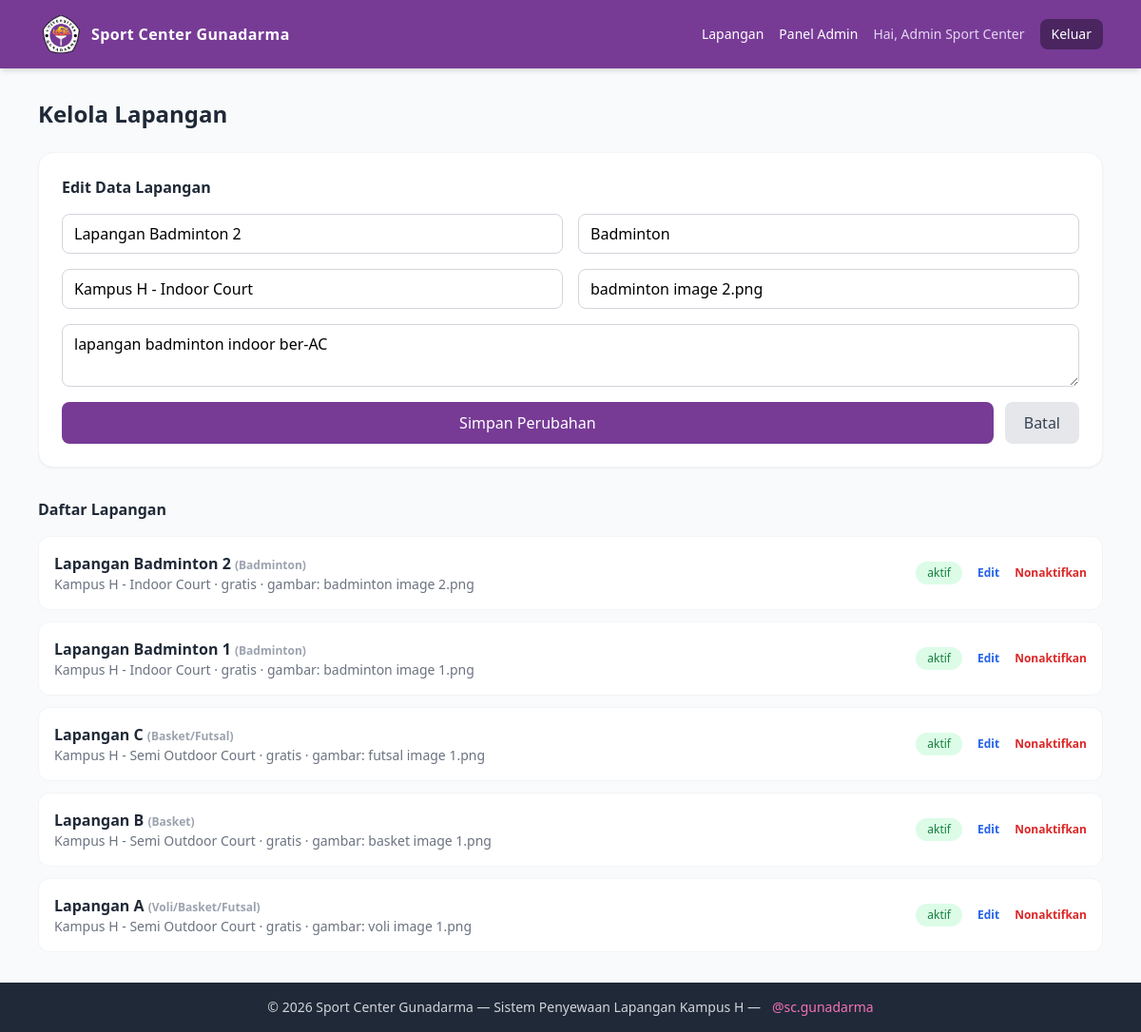
/admin/kelola_lapangan.php?edit=5 (signed in), run on the app's committed database.
### tables this page shows
CREATE TABLE IF NOT EXISTS lapangan (
  id INT AUTO_INCREMENT PRIMARY KEY,
  nama VARCHAR(100) NOT NULL,
  jenis VARCHAR(50) NOT NULL,
  lokasi VARCHAR(100) NOT NULL,
  deskripsi TEXT,
  gambar VARCHAR(255) DEFAULT NULL,
  status ENUM('aktif','nonaktif') DEFAULT 'aktif',
  created_at TIMESTAMP DEFAULT CURRENT_TIMESTAMP
);

### admin/kelola_lapangan.php (the view, shortened to what this page needs)
<?php
$db = (new Database())->getConnection();
$editData = null;
if (isset($_GET['edit'])) {
    $stmt = $db->prepare("SELECT * FROM lapangan WHERE id = ?");
    $stmt->execute([(int) $_GET['edit']]);
    $editData = $stmt->fetch(PDO::FETCH_ASSOC);
}
$lapangan = $db->query("SELECT * FROM lapangan ORDER BY id DESC")->fetchAll(PDO::FETCH_ASSOC);
require_once '../includes/header.php';
?>
<div class="max-w-6xl mx-auto px-4 py-8">
  <h1 class="text-2xl font-bold text-gray-800 mb-6">Kelola Lapangan</h1>
  <div class="bg-white rounded-2xl shadow-sm border border-gray-100 p-6 mb-8">
    <h2 class="font-bold text-gray-800 mb-4"><?= $editData ? 'Edit Data Lapangan' : 'Tambah Lapangan Baru' ?></h2>
    <form method="POST" action="kelola_lapangan.php" class="grid grid-cols-1 md:grid-cols-2 gap-4">
      <input type="text" name="nama" placeholder="Nama lapangan" required class="border border-gray-300 rounded-lg px-3 py-2" value="<?= $editData ? htmlspecialchars($editData['nama']) : '' ?>">
      <input type="text" name="jenis" placeholder="Jenis (Futsal/Basket/dll)" required class="border border-gray-300 rounded-lg px-3 py-2" value="<?= $editData ? htmlspecialchars($editData['jenis']) : '' ?>">
      <input type="text" name="lokasi" placeholder="Lokasi" required class="border border-gray-300 rounded-lg px-3 py-2" value="<?= $editData ? htmlspecialchars($editData['lokasi']) : '' ?>">
      <input type="text" name="gambar" placeholder="Nama file gambar (contoh: futsal-a.png), boleh kosong" class="border border-gray-300 rounded-lg px-3 py-2" value="<?= $editData ? htmlspecialchars($editData['gambar'] ?? '') : '' ?>">
      <textarea name="deskripsi" placeholder="Deskripsi singkat" class="border border-gray-300 rounded-lg px-3 py-2 md:col-span-2"><?= $editData ? htmlspecialchars($editData['deskripsi']) : '' ?></textarea>
      <div class="md:col-span-2 flex gap-3">
          <button type="submit" name="<?= $editData ? 'update' : 'tambah' ?>" class="bg-primary-700 text-white px-5 py-2.5 rounded-lg font-medium hover:bg-primary-800 flex-1">
              <?= $editData ? 'Simpan Perubahan' : 'Tambah Lapangan' ?>
          </button>
          <?php if ($editData): ?>
              <a href="kelola_lapangan.php" class="bg-gray-200 text-gray-700 px-5 py-2.5 rounded-lg font-medium hover:bg-gray-300 flex items-center justify-center">Batal</a>
          <?php endif; ?>
      </div>
    </form>
  </div>
  <h2 class="font-bold text-gray-800 mb-4">Daftar Lapangan</h2>
  <div class="space-y-3">
    <?php foreach ($lapangan as $l): ?>
      <div class="bg-white rounded-xl border border-gray-100 p-4 flex flex-wrap justify-between items-center gap-3">
        <div>
          <p class="font-bold text-gray-800"><?= htmlspecialchars($l['nama']) ?> <span class="text-xs text-gray-400">(<?= htmlspecialchars($l['jenis']) ?>)</span></p>
          <p class="text-sm text-gray-500"><?= htmlspecialchars($l['lokasi']) ?> &middot; gratis <?= $l['gambar'] ? '&middot; gambar: ' . htmlspecialchars($l['gambar']) : '&middot; belum ada gambar' ?></p>
        </div>
        <div class="flex items-center gap-4">
          <span class="text-xs px-3 py-1 rounded-full <?= $l['status'] === 'aktif' ? 'bg-green-100 text-green-700' : 'bg-gray-100 text-gray-500' ?>"><?= $l['status'] ?></span>
          <a href="?edit=<?= $l['id'] ?>" class="text-xs font-semibold text-blue-600 hover:underline">Edit</a>
          <?php if ($l['status'] === 'aktif'): ?>
            <a href="?nonaktifkan=<?= $l['id'] ?>" onclick="return confirm('Nonaktifkan lapangan ini?')" class="text-xs font-semibold text-red-600 hover:underline">Nonaktifkan</a>
          <?php else: ?>
            <a href="?aktifkan=<?= $l['id'] ?>" class="text-xs font-semibold text-green-600 hover:underline">Aktifkan</a>
          <?php endif; ?>
        </div>
      </div>
    <?php endforeach; ?>
  </div>
</div>
<?php require_once '../includes/footer.php'; ?>

### data on the page
lapangan: nama "Lapangan Badminton 2", jenis "Badminton", lokasi "Kampus H - Indoor Court", gambar "badminton image 2.png", deskripsi "lapangan badminton indoor ber-AC", status "aktif"
lapangan: nama "Lapangan Badminton 1", jenis "Badminton", lokasi "Kampus H - Indoor Court", gambar "badminton image 1.png", status "aktif"
lapangan: nama "Lapangan C", jenis "Basket/Futsal", lokasi "Kampus H - Semi Outdoor Court", gambar "futsal image 1.png", status "aktif"
lapangan: nama "Lapangan B", jenis "Basket", lokasi "Kampus H - Semi Outdoor Court", gambar "basket image 1.png", status "aktif"
lapangan: nama "Lapangan A", jenis "Voli/Basket/Futsal", lokasi "Kampus H - Semi Outdoor Court", gambar "voli image 1.png", status "aktif"

### other printed values
$_SESSION['nama'] "Admin Sport Center"
